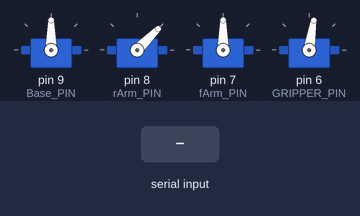
A sketch run on a simulated Arduino Uno, built with avr-gcc and run on an emulated ATmega328P. On the bench: 4 × servo. Inputs (shaded band) come from the test bench. What the sketch prints to the serial monitor is not drawn.

Above: at 1.3 s.
1.4 s: "A\n" received over Serial
At 1.85 s:
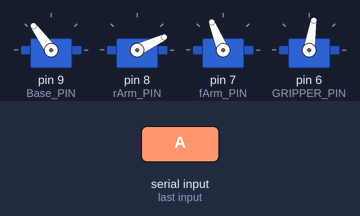
At 4.8 s:
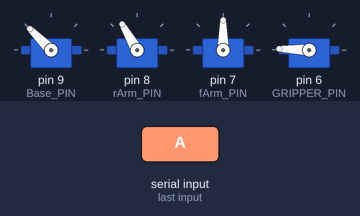
7.4 s: byte 97 ('a') received over Serial
At 19.0 s:
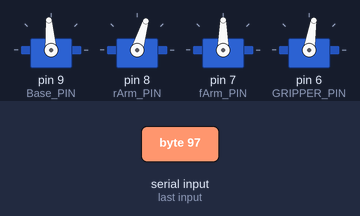
Timing chart, 0 to 19.4 s (numbered marks = the images above; inputs shaded):
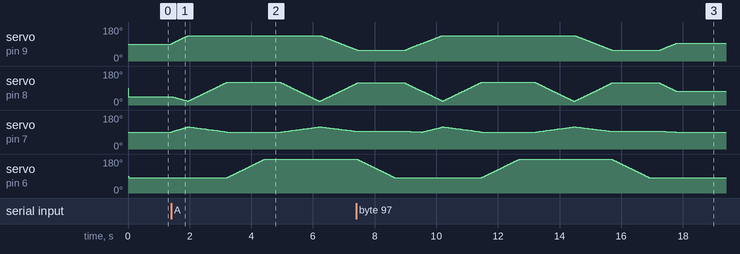

The sketch:

task_2.ino
```cpp
#include <Servo.h>
#include <math.h>
/* ==================== 配置区 (按实际硬件修改) ==================== */
#define GRIPPER_PIN   6    // 爪子舵机
#define Base_PIN     9    // 关节1 (底座旋转)                              记得要改引脚
#define rArm_PIN     8    // 关节2 (大臂)
#define fArm_PIN     7    // 关节3 (小臂)

// 爪子开 / 关 角度 (单位: 度, 0~180, 按舵机实际行程调整)
#define GRIP_OPEN_ANGLE   81
#define GRIP_CLOSE_ANGLE  178

// 串口波特率
#define BAUD_RATE         9600

//控制机械臂的平滑移动
#define STEP_ANGLE   2     // 每步最多转 2 度
#define STEP_DELAY   25

#define HOVER_DZ  100.0  // 悬停高度：在目标点正上方 100mm 处移动，防止横扫撞倒物体

/* ==================== 全局变量 ==================== */

//确定各个部分的初始角度值
const float Base_OFF  = 4.6, Base_DIR = 1;
const float rArm_OFF  = 135, rArm_DIR  = -1;
const float fArm_OFF  = -50, fArm_DIR  = 1;

//各个部分的角度
float baseangle=90;
float rarmangle=45;
float farmangle=90;

// 记录三个关节舵机"当前"的角度（用于平滑步进时知道从哪出发）
int curBase = 90, currarm = 45, curfarm = 90;

//确定好各个臂的长度
const float L1=80.0;      //大臂       记得测量实际的长度，90.0
const float L2=80.0;      //小臂
const float H0=53.0;      //底座
const float L4=63.0;

Servo Base;
Servo rArm;
Servo fArm;
Servo Gripper;

//建立结构体
struct Point {
  float x;
  float y;
  float z;
};

Point pickB  = {-160.0,52.0,4.0}; // 物体b 硬币在哪里
Point placeB = { 100.0 ,120.0 ,13.0}; // 物体b 要放到哪里
Point pickA  = {-65,75, 4.0}; //同理    ###############################相反
Point placeA = { 123.0,162.0, 30.0};
 Point placeC  = {100,  60, 6.0};
 Point  pickC= { -40.0, 100, 6.0};

Point HOME   = {0.0,150.0,60.0};    // 任务结束后的"休息位"

/* ==================== 工具函数 ==================== */

//转变xyz到具体的角度
bool exchangeData(float x,float y,float z,float &baseangle,float &rarmangle,float &farmangle)
{
  float tmp1;
  float tmp2;
  float r=(sqrtf(x*x+y*y)-L4);
  if (r < 0) return false;
  float H1=z-H0;
  float L3=sqrtf(H1*H1+r*r);
  if (L3 > L1 + L2)       return false;
  if (L3 < fabs(L1 - L2)) return false;
  baseangle=atan2f(y,x)* 180.0 / PI;
  float tmp3=(L1*L1+L2*L2-L3*L3)/(2*L1*L2);
  tmp3=constrain(tmp3,-1.0,1.0);
  float tmp4=(L3*L3+L1*L1-L2*L2)/(2*L3*L1);
  tmp4=constrain(tmp4,-1.0,1.0);
  tmp1=acosf(tmp4)* 180.0 / PI;
  tmp2=atan2f(H1,r)* 180.0 / PI;
  rarmangle=(tmp1)+(tmp2);
  farmangle=(acosf(tmp3)* 180.0 / PI)+rarmangle;
}

//转变具体的角度变为指令的角度
int baseToServo(float baseangle)     { return constrain((int)(Base_OFF  + Base_DIR *baseangle ),   0, 180); }
int rarmToServo(float rarmangle)     { return constrain((int)(rArm_OFF  + rArm_DIR *rarmangle),  20, 120); }
int farmToServo(float farmangle)     { return constrain((int)(fArm_OFF  + fArm_DIR *farmangle),  90, 145); }

//阻塞式平滑移动（三轴同步）
void moveToAngles(float baseangle, float rarmangle, float farmangle) {
  int s1 =baseToServo( baseangle);
  int s2 =rarmToServo( rarmangle);
  int s3 =farmToServo( farmangle);

  int st1 = curBase;                 // 出发角（记录一下，插值要用）
  int st2 = currarm;
  int st3 = curfarm;

  int d1 = abs(s1 - st1), d2 = abs(s2 - st2), d3 = abs(s3 - st3);
  int steps = max(d1, max(d2, d3)) / STEP_ANGLE;
  if (steps < 1) steps = 1;

  for (int i = 1; i <= steps; i++) {
    // 线性插值：从"出发角"朝"目标角"走 i/steps 的比例
    curBase = st1 + (s1 - st1) * i / steps;
    currarm  = st2 + (s2 - st2) * i / steps;
    curfarm  = st3 + (s3 - st3) * i / steps;

    Base.write(curBase);             // 三轴同一步内一起写 -> 同步
    rArm.write(currarm);
    fArm.write(curfarm);
    delay(STEP_DELAY);               // 每步停一下，形成"平滑"效果
  }
}

//爪子开合
void gripMoveTo(int target) {
  static int cur = GRIP_OPEN_ANGLE;   // static：函数结束后仍记住爪子当前角度
  while (cur != target) {
    if (target > cur) {
      cur += STEP_ANGLE;              // 往大走一小步
      if (cur > target) cur = target; // 防止越过目标
    } else {
      cur -= STEP_ANGLE;              // 往小走一小步
      if (cur < target) cur = target;
    }
    Gripper.write(constrain(cur, 81, 178));
    delay(STEP_DELAY);
  }
}

void gripOpen()  { gripMoveTo(GRIP_OPEN_ANGLE);  delay(300); } // 张开后等一下
void gripClose() { gripMoveTo(GRIP_CLOSE_ANGLE); delay(500); } // 闭合后多等一会, 夹稳

//一个过程的一小步
bool moveToPoint(float x,float y,float z)
{
  exchangeData(x,y,z,baseangle,rarmangle,farmangle);
  moveToAngles(baseangle,  rarmangle,  farmangle);
}

//打印出来
void printStep(int n, const char* msg) {
  Serial.print("["); Serial.print(n); Serial.print("/8] ");
  Serial.println(msg);}

//进行舵机的移动(完整的过程)
void pickAndPlace(Point pick, Point place)
{


  printStep(1, "悬停到夹取点上方");
  moveToPoint(pick.x, pick.y, pick.z + HOVER_DZ);

  printStep(2, "下降到夹取点");
  moveToPoint(pick.x, pick.y, pick.z);

  printStep(3, "闭合爪子(夹取)");
  gripClose();

  printStep(4, "抬升回悬停高度");
  moveToPoint(pick.x, pick.y, pick.z + HOVER_DZ);

  printStep(5, "平移到放置点上方");
  moveToPoint(place.x, place.y, place.z + HOVER_DZ);

  printStep(6, "下降到放置点");
  moveToPoint(place.x, place.y, place.z);

  printStep(7, "张开爪子(放置)");
  gripOpen();

  printStep(8, "回到休息位");
  moveToPoint(HOME.x, HOME.y, HOME.z);
}


/* ==================== 初始化 ==================== */
void setup() {
  Serial.begin(BAUD_RATE);

  Base.attach(Base_PIN);
  rArm.attach(rArm_PIN);
  fArm.attach(fArm_PIN);
  Gripper.attach(GRIPPER_PIN);

  Base.write(90);
  delay(10);
  rArm.write(45);
  delay(10);
  fArm.write(90);
  delay(10);
  Gripper.write(GRIP_OPEN_ANGLE);

  Serial.println("======================================");
  Serial.println(" Robot arm pick & place ready (IK)");
  Serial.println(" Send  A / B / C  to pick object A/B/C");
  Serial.println("======================================");

}
/* ==================== 主循环 ==================== */

void loop()
  {if (Serial.available() > 0) {
    char cmd = Serial.read();   // 只读一个字符

    // 2. 忽略串口监视器自动附带的换行/回车/空格
    if (cmd == '\n' || cmd == '\r' || cmd == ' ' || cmd == '\t') {
      return;
    }

    Serial.print("[CMD] ");
    Serial.println(cmd);

    // 3. 根据字符执行对应的"夹取-放置"任务
    switch (cmd) {
      case 'A': case 'a':
        pickAndPlace(pickA, placeA);
        Serial.println("DONE: A");
        break;
      case 'B': case 'b':
        pickAndPlace(pickB, placeB);
        Serial.println("DONE: B");
        break;
      case 'C': case 'c':
        pickAndPlace(pickC, placeC);
        Serial.println("DONE: C");
        break;
      default:
        // 收到不认识的字符，打印帮助信息
        Serial.println("Unknown command. Send A / B / C.");
        break;
    }
    Serial.println("------------------------------");
  }
 }
    
```
